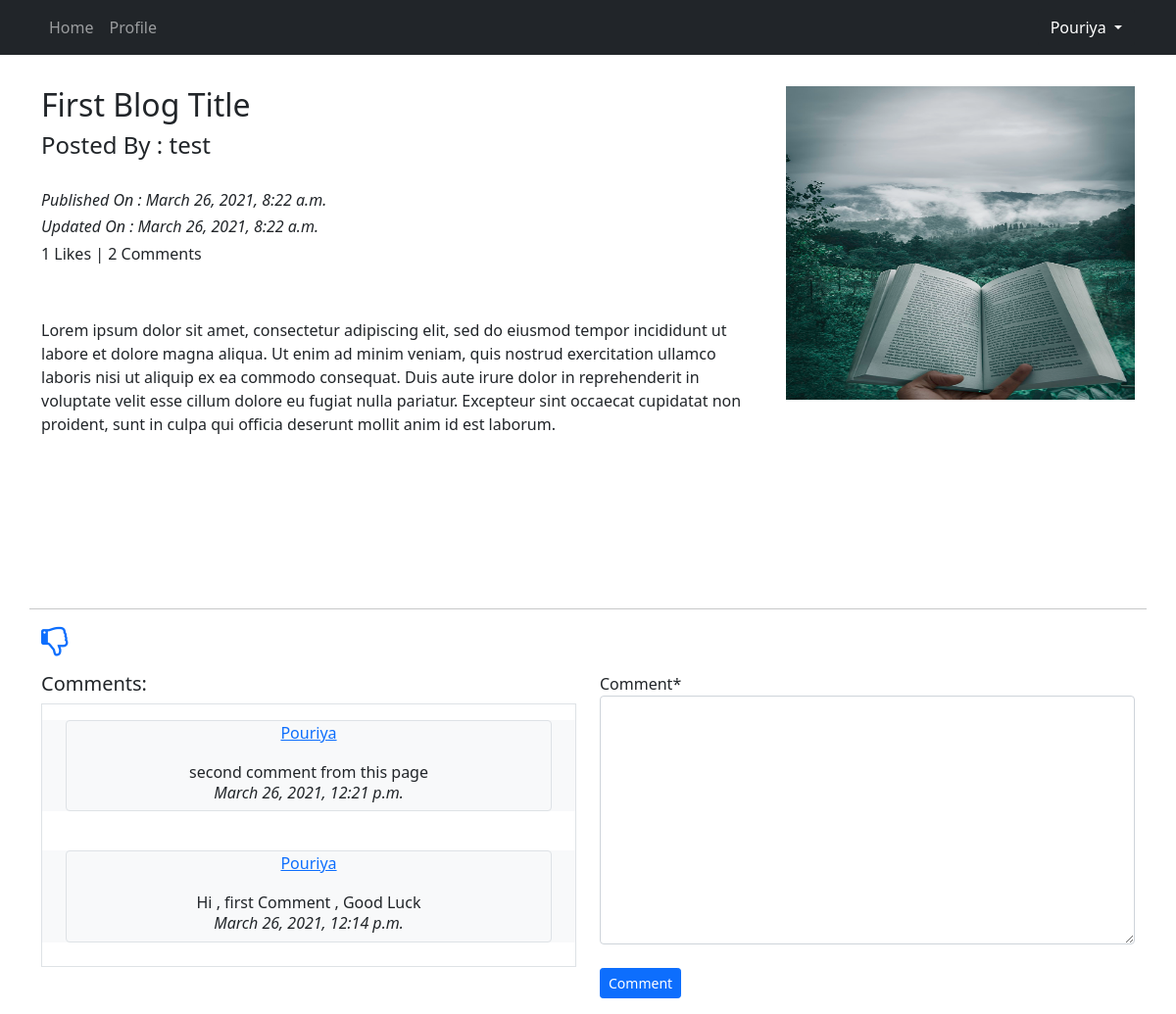
/blog/details/First-Blog-Title-2e4c5601-4940-4e6f-9599-774c1b4acbe6 (signed in), run on the app's committed database.
### App_Blog/models.py (models this page shows, shortened)
class Blog(models.Model):
    author = models.ForeignKey(
        User, on_delete=models.CASCADE, related_name='post_author')
    blog_title = models.CharField(max_length=264, verbose_name="Put a Title")
    slug = models.SlugField(max_length=264, unique=True)
    blog_content = models.TextField(verbose_name='What is on your mind ?')
    blog_image = models.ImageField(
        upload_to='blog_images', verbose_name='Blog Image')
    publish_date = models.DateTimeField(auto_now_add=True)
    update_date = models.DateTimeField(auto_now=True)
    class Meta:
        ordering = ['-publish_date']

class Comment(models.Model):
    blog = models.ForeignKey(
        Blog, on_delete=models.CASCADE, related_name='blog_comment')
    user = models.ForeignKey(
        User, on_delete=models.CASCADE, related_name='user_comment')
    comment = models.TextField()
    comment_date = models.DateTimeField(auto_now_add=True)
    class Meta:
        ordering = ['-comment_date']

### App_Blog/views.py (the view, shortened to what this page needs)
# urls.py: path('details/<slug>', views.blog_details , name='blog_details'),
def blog_details(request, slug):
    blog = Blog.objects.get(slug=slug)
    comment_form = CommentForm()
    already_liked = Likes.objects.filter(blog=blog, user=request.user)
    if already_liked:
        liked = True
    else:
        liked = False
    return render(request, 'App_Blog/blog_details.html', context={'blog': blog, 'comment_form': comment_form, 'liked': liked})

### App_Blog/forms.py
class CommentForm(forms.ModelForm):
    class Meta:
        model = Comment
        fields = ('comment',)

### templates/App_Blog/blog_details.html (shortened to what this page needs)
{% extends 'base.html' %}
{% load crispy_forms_tags %}
{% block body_block %}
<div class="row">
    <div class="col-8">
        <h2>{{ blog.blog_title }}</h2>
        <h4> Posted By : {{ blog.author }} </h4>
        <br>
        <i>
            <h6>Published On : {{ blog.publish_date }}</h6>
        </i>
        <i>
            <h6>Updated On : {{ blog.update_date }}</h6>
        </i>
        <h6>{{ blog.liked_blog.count }} Likes | {{ blog.blog_comment.count }} Comments </h6>
        <br><br>
        {{ blog.blog_content|linebreaks }}
    </div>
    <div class="col-4">
        <img src="/media/{{ blog.blog_image}}" style="width:100%;height:60%">
    </div>
    <hr>
    <div class="row col-2">
        {% if not liked %}
        <a class="col-6" href="{% url 'App_Blog:liked_post' pk=blog.pk %}">
            <i class="fa fa-thumbs-o-up fa-2x"></i>
        </a>
        {% else %}
        <a class="col-6" href="{% url 'App_Blog:unliked_post' pk=blog.pk %}">
            <i class="fa fa-thumbs-o-down fa-2x"></i>
        </a>
        {% endif %}
    </div>
    <br><br>
</div>
<div class="row">
    <div class="col-sm-6">
        <h5>Comments: </h5>
        <div class="border">
            {% for comment in blog.blog_comment.all  %}
            <div class="container mt-3 bg-light">
                <div class="border rounded justify-content-center" style="text-align:center;">
                    <p><a href="#">{{ comment.user }}</a></p>
                    {{ comment.comment }}
                    <br>
                    <h6><i>{{comment.comment_date}}</i></h6>
                </div>
            </div>
            <br>
            {% endfor %}
        </div>
    </div>
    <div class="col-sm-6">
        <form method="post">
            {{ comment_form|crispy }}
            <br>
            <button type="submit" class="btn btn-primary btn-sm mb-3">Comment</button>
        </form>
    </div>
</div>
{% endblock  %}

### templates/base.html (shortened to what this page needs)
<!doctype html>
<html lang="en">
<head>
    <link href="https://cdn.jsdelivr.net/npm/bootstrap@5.0.0-beta3/dist/css/bootstrap.min.css" rel="stylesheet"
>
    <link rel="stylesheet" href="https://stackpath.bootstrapcdn.com/font-awesome/4.7.0/css/font-awesome.min.css">
</head>
<body>
    <nav class="navbar navbar-expand-sm bg-dark navbar-dark">
        <div class="container">
            <ul class="navbar-nav">
                <li class="nav-item active">
                    <a class="nav-link" href="{% url 'index' %}">Home</a>
                </li>
                {% if user.is_authenticated %}
                <li class="nav-item active">
                    <a class="nav-link" href="{% url 'App_Login:profile' %}">Profile</a>
                </li>
                {% endif %}
            </ul>
            {% if user.is_authenticated %}
            <div class="nav-item dropdown">
                <a class="btn dropdown-toggle bg-dark text-white" type="button" id="dropdownMenuButton1"
                    data-toggle="dropdown" data-bs-toggle="dropdown">
                    {{ user.username }}
                </a>
            </div>
            {% endif %}
        </div>
    </nav>
    <div class="container">
        <div class="row">
            <div class="pt-3 mt-3">
                {% block body_block %}
                {% endblock  %}
            </div>
        </div>
    </div>
</body>
</html>

### data on the page
Blog: blog_title "First Blog Title", author "test", publish_date "March 26, 2021, 8:22 a.m.", update_date "March 26, 2021, 8:22 a.m.", liked_blog.count "1", blog_comment.count "2", blog_content "Lorem ipsum dolor sit amet, consectetur adipiscing elit, sed do eiusmod tempor incididunt ut labore et dolore magna aliqua. Ut enim ad minim veniam, quis nostrud exercitation ullamco laboris nisi ut aliquip ex ea commodo consequat. Duis aute irure dolor in reprehenderit in voluptate velit esse cillum dolore eu fugiat nulla pariatur. Excepteur sint occaecat cupidatat non proident, sunt in culpa qui officia deserunt mollit anim id est laborum.", blog_image (picture)
Comment: user "Pouriya", comment "second comment from this page", comment_date "March 26, 2021, 12:21 p.m."
Comment: user "Pouriya", comment "Hi , first Comment , Good Luck", comment_date "March 26, 2021, 12:14 p.m."

### other printed values
{{ user.username }} "Pouriya"
